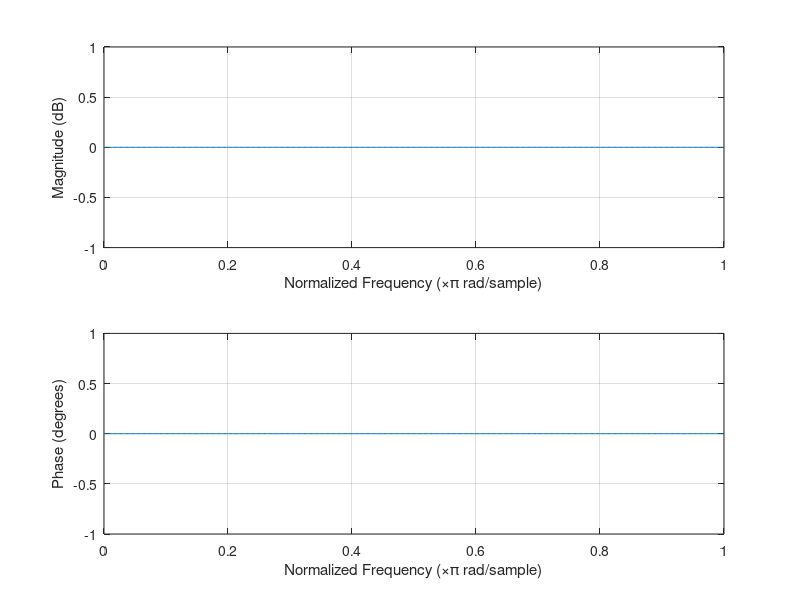

Reproduce this figure in MATLAB.
a=input('Donner les coefficients du numerateur sous forme de vecteur ligne');
b=input('Donner les coefficients du denominateur sous forme de vecteur ligne');
freqz(a,b);